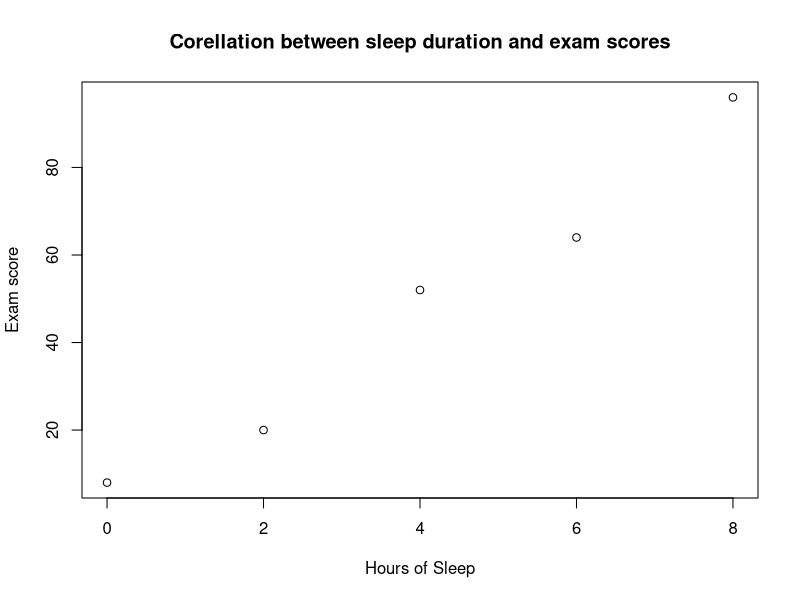

Here is the R script that generated this plot:
df1 <- c(0,2,4,6,8) 
df2 <- c(8,20,52,64,96)

plot(df1,df2, xlab = "Hours of Sleep", ylab = "Exam score", main = "Corellation between sleep duration and exam scores")


lm(df1~df2)


cor(df1,df2, method = "pearson")
abline(lm(df1 ~ df2))
abline(-0.25806, 0.08871 )

#abline(-0.05979, 0.997844)




